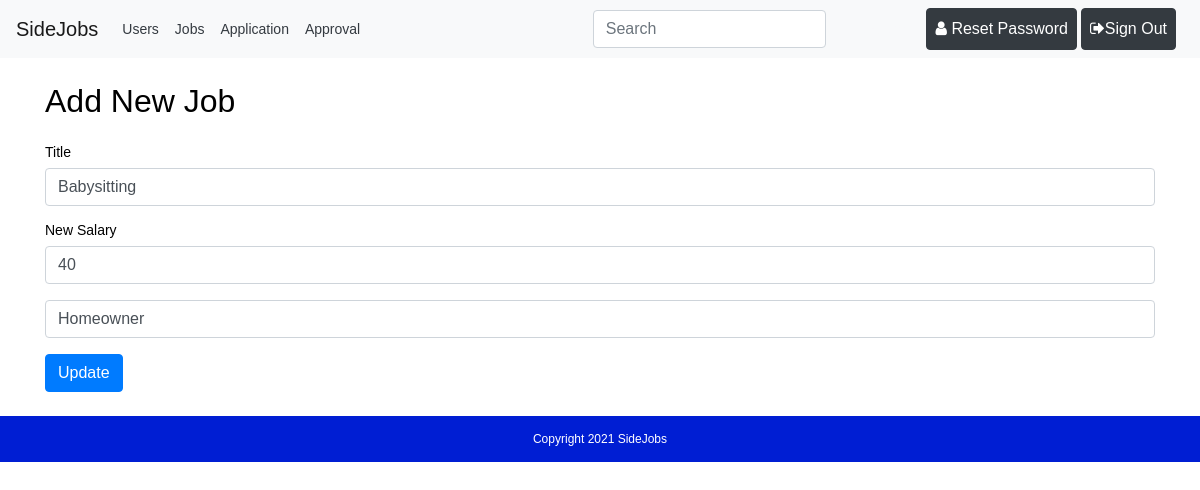
The page /components/job/update.php?id=2 (signed in) on the database as committed earlier.
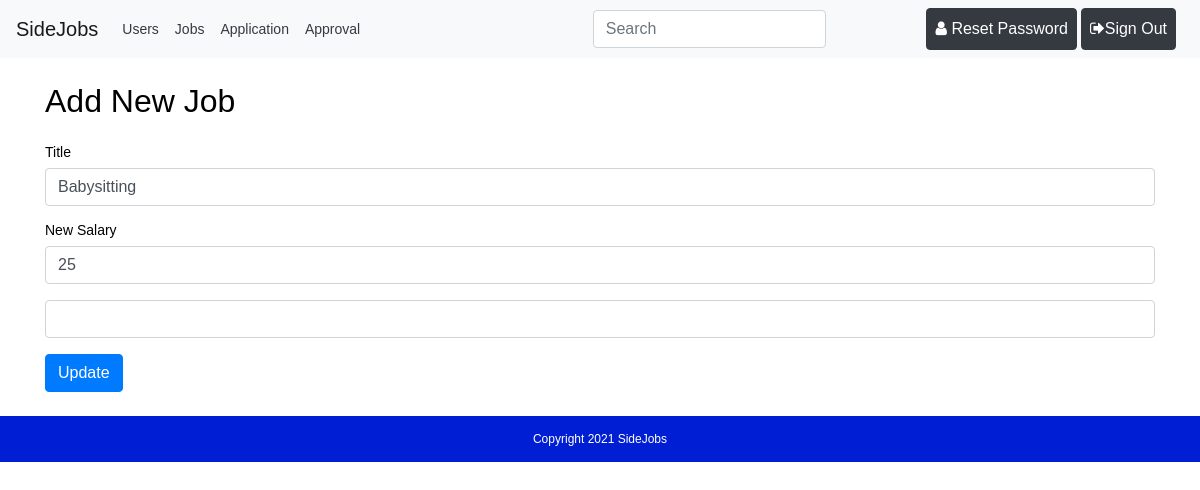
The same page on the database as committed later.
### tables this page shows
CREATE TABLE `jobs` (
  `jobID` int(11) NOT NULL,
  `title` varchar(255) NOT NULL,
  `description` varchar(255) NOT NULL,
  `company` varchar(50) NOT NULL,
  `salary` float(50,0) NOT NULL,
  `email` varchar(50) NOT NULL,
  `userID` int(11) DEFAULT NULL
);

### components/job/update.php (the view, shortened to what this page needs)
<?php
$path = $_SERVER['DOCUMENT_ROOT'];
$path .= "/sidejob/";
require_once($path . 'connect.php');
$id = $_GET['id'];
$SelSql = "SELECT * FROM `jobs` WHERE jobID=$id";
$res = mysqli_query($connection, $SelSql);
$r = mysqli_fetch_assoc($res);
?>
<?php require_once($path . 'templates/header.php') ?>
	<div class="container">
		<h2 class="my-4">Add New Job</h2>
		<form method="post" enctype="multipart/form-data">
			<div class="form-group">
                <label>Title</label>
				<input type="text" class="form-control" name="title" value="<?php echo $r['title'];?>" required/>
            </div>
            <div class="form-group">
                <label>New Salary</label>
				<input type="text" class="form-control" name="salary" value="<?php echo $r['salary'];?>" required/>
            </div>
            <div class="form-group">
                <labelCcompany</label>
				<input type="text" class="form-control" name="company" value="<?php echo $r['company'];?>"/>
            </div>
			<input type="submit" class="btn btn-primary" value="Update" />
		</form>
	</div>
<?php require_once($path . 'templates/footer.php') ?>

Rows that differ between the two databases and show on the page:
changed jobs "Babysitting": salary "40" → "25"; company "Homeowner" → (not shown)
